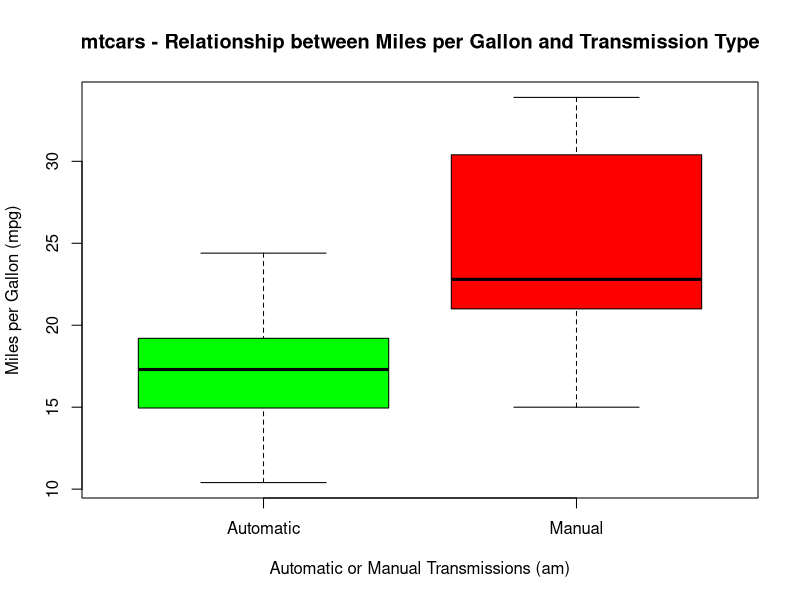
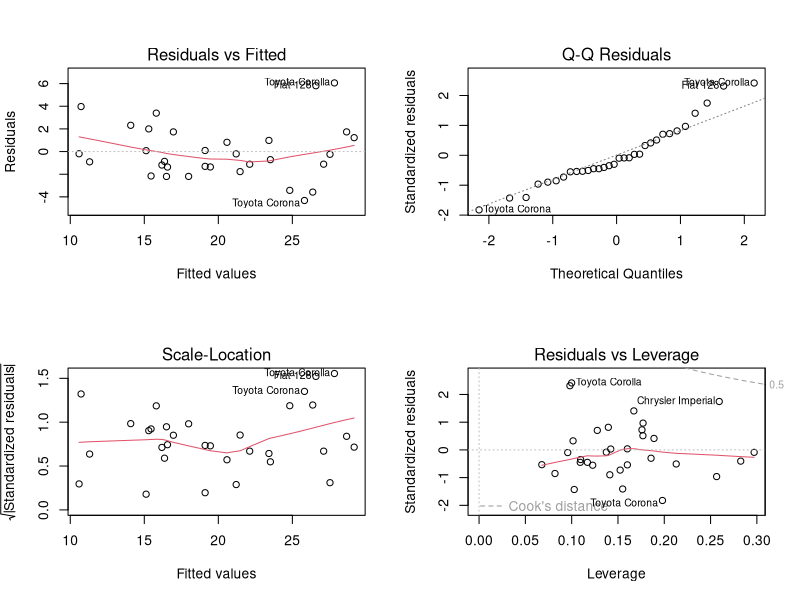

Write the R code that produced these figures, in order.
## ---- chunk 1
data(mtcars)
library(dplyr)
library(car)
mtcars$am <- factor(mtcars$am)
levels(mtcars$am) <- c("Automatic", "Manual")
mtcars$vs <- factor(mtcars$vs)
levels(mtcars$vs) <- c("V Engine", "Straight Engine")
## ---- chunk 2
test1 <- t.test(mtcars[mtcars$am=="Automatic",1], mtcars[mtcars$am=="Manual",1], 
                alternative = "two.sided", paired = FALSE, var.equal = FALSE, 
                conf.level = 0.95); test1$p.value

## ---- chunk 3

#This is only an external example how to shorten the output
fit5 <- lm(mpg ~ am + disp + cyl + wt, data=mtcars)
summary(fit5)$coefficients 

## ---- chunk 4
boxplot(mpg ~ am, 
        data=mtcars,
        main="mtcars - Relationship between Miles per Gallon and Transmission Type", 
        xlab="Automatic or Manual Transmissions (am)", 
        ylab="Miles per Gallon (mpg)",
        col=c("green","red"))
## ---- chunk 5
fit1 <- lm(mpg ~ am, data=mtcars)
fit2 <- lm(formula = mpg ~ ., data=mtcars)

#The variance inflation factor gives an indication for the best candidates as 
#confounding variables as it shows a variables influence on the model's variance.
as.data.frame(vif(fit2))

##Add variables according to their vif to the regression and see when anova 
#becomes insignificance.

fit3 <- lm(mpg ~ am + disp, data=mtcars)
fit4 <- lm(mpg ~ am + disp + cyl, data=mtcars)
fit5 <- lm(mpg ~ am + disp + cyl + wt, data=mtcars)
fit6 <- lm(mpg ~ am + disp + cyl + wt + hp, data=mtcars)
fit7 <- lm(mpg ~ am + disp + cyl + wt + hp + carb, data=mtcars)
fit8 <- lm(mpg ~ am + disp + cyl + wt + hp + carb + qsec, data=mtcars)
fit9 <- lm(mpg ~ am + disp + cyl + wt + hp + carb + qsec + gear, data=mtcars)
fit10 <- lm(mpg ~ am + disp + cyl + wt + hp + carb + qsec + gear + vs, data=mtcars)

#cyl, disp and wt are the most interesting candidates. hp, qsec and carb are worth testing.
anova(fit1, fit2, fit3, fit4, fit5, fit6, fit7, fit8, fit9, fit10) 
## ---- chunk 6
par(mfrow = c(2,2))
plot(fit5)

